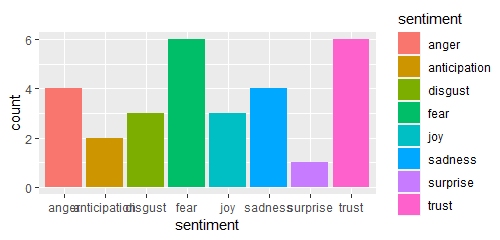

Write the R code that produced this figure.
#Load libraries
library(quickPlot)
library(syuzhet)
library(tm)
library(twitteR)
library("SnowballC")
library("wordcloud")
library("RColorBrewer")
library("ggplot2")

#Load dataset
data<- read.csv("sentiment.csv")

#Avoid error related to tolower() invalid multibyte string 
data[,sapply(data,is.character)] <- sapply(
  data[,sapply(data,is.character)],
  iconv,"WINDOWS-1252","UTF-8")

#syuzhet package works only on vectors. So, the data was converted to a vector
vector <- as.vector(t(data))

#Sentiment analysis
emotion.data <- get_nrc_sentiment(vector)
emotion.data2 <- cbind(data, emotion.data)
sentiment.score <- get_sentiment(vector)
sentiment.data = cbind(sentiment.score, emotion.data2)

#Getting positive, negative, and neutral reviews with associated scores
positive.reviews <- sentiment.data[which(sentiment.data$sentiment.score > 0),]
write.csv(positive.reviews, "positive.reviews.csv")

negative.reviews <- sentiment.data[which(sentiment.data$sentiment.score < 0),]
write.csv(negative.reviews, "negative.reviews.csv")

neutral.reviews <- sentiment.data[which(sentiment.data$sentiment.score == 0),]
write.csv(neutral.reviews, "neutral.reviews.csv")

#Plot1: Percentage-Based Means
percent_vals <- get_percentage_values(sentiment.score, bins=20)

plot(percent_vals,
     type="l",
     main="Participant Responses using Percentage-Based Means",
     xlab="Narrative Time",
     ylab="Emotional Valence",
     col="red")

#Plot2: Discrete Cosine Transformation (DCT)
dct_values <- get_dct_transform(sentiment.score,
                                low_pass_size = 5,
                                x_reverse_len = 100,
                                scale_vals = F,
                                scale_range = T)

plot(dct_values,
     type ="l",
     main ="Participant Responses using Transformed Values",
     xlab = "Narrative Time",
     ylab = "Emotional Valence",
     col = "red")

#Plot3: Emotions Graph
barplot(sort(colSums(prop.table(emotion.data[, 1:8]))),
        horiz=TRUE,
        cex.names=0.7,
        las=1,
        main="Emotions in Q-F",
        xlab = "Percentage")

#Plot One - count of words associated with each sentiment
library(quickPlot)
head(emotion.data)
#transpose
td<-data.frame(t(emotion.data))
#The function rowSums computes column sums across rows for each level of a grouping variable.
td_new <- data.frame(rowSums(td))
#Transformation and cleaning
names(td_new) <- "count"
td_new <- cbind("sentiment" = rownames(td_new), td_new)
rownames(td_new) <- NULL
td_new2<-td_new[1:8,]
quickplot(sentiment, data=td_new2, weight=count, geom="bar", fill=sentiment, ylab="count")+ggtitle("")

#Plot two - count of words associated with each sentiment, expressed as a percentage
barplot(
  sort(colSums(prop.table(emotion.data[, 9:10]))), 
  horiz = TRUE, 
  cex.names = 0.7, 
  las = 1, 
  main = "Emotions in Q-F", xlab="Percentage"
)
